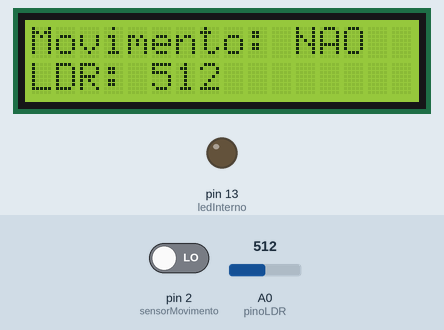
A sketch run on a simulated Arduino Uno, built with avr-gcc and run on an emulated ATmega328P. Parts: 16×2 character LCD, output pins drawn as LEDs (lit = HIGH). Inputs (shaded band) come from the test bench; at power-on: pin 2 (sensorMovimento) LOW, A0 (pinoLDR) = 512. What the sketch prints to the serial monitor is not drawn.

Above: at 4.7 s.
4.8 s: pin 2 (sensorMovimento) driven HIGH
At 5.7 s:
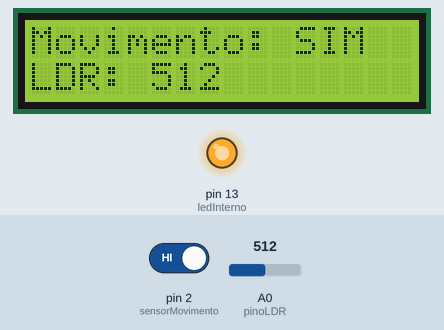
6.4 s: A0 (pinoLDR) set to 716
At 7.0 s:
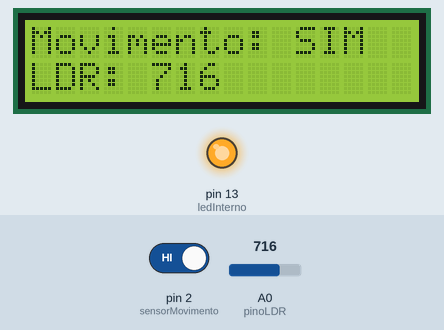
7.9 s: A0 (pinoLDR) set to 11
At 8.4 s:
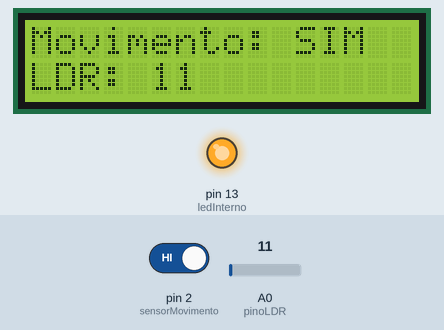
9.4 s: A0 (pinoLDR) set to 8
At 10.5 s:
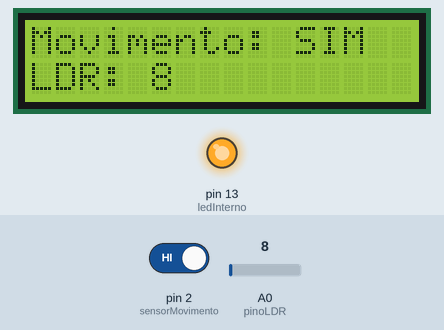
11.0 s: pin 2 (sensorMovimento) driven LOW
At 12.0 s:
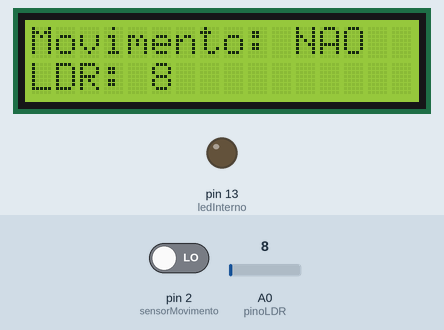
12.6 s: A0 (pinoLDR) set to 89
At 13.4 s:
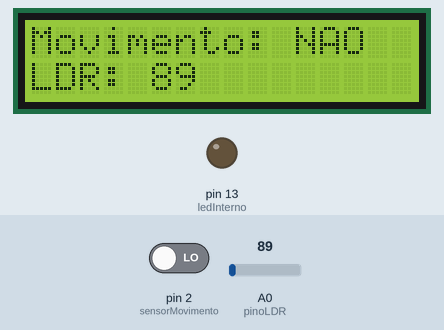
14.1 s: A0 (pinoLDR) set to 106
Timing chart, 0 to 16.6 s (numbered marks = the images above; inputs shaded):
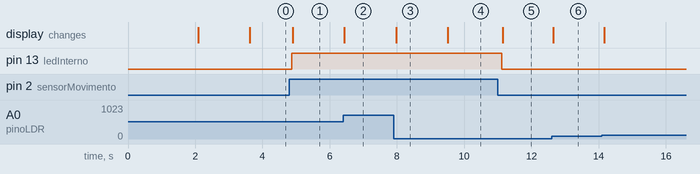

The sketch:

PROJETO.ino
```cpp
#include <Wire.h>
#include <LiquidCrystal_I2C.h>

LiquidCrystal_I2C lcd(0x27, 16, 2); // Endereço LCD I2C

const int sensorMovimento = 2;
const int pinoLDR = A0;
const int ledInterno = 13;

void setup() {
  pinMode(sensorMovimento, INPUT);
  pinMode(ledInterno, OUTPUT);

  lcd.init();
  lcd.backlight();
  lcd.setCursor(0, 0);
  lcd.print("Inicializando...");
  delay(2000);
  lcd.clear();

  Serial.begin(9600);

  lcd.setCursor(0, 0);
  lcd.print("Sistema Pronto");
  delay(1500);
  lcd.clear();
}

void loop() {
  unsigned long tempo = millis();

  // Leitura dos sensores
  int movimento = digitalRead(sensorMovimento);
  int valorLDR = analogRead(pinoLDR);

  // Atualiza o LED
  digitalWrite(ledInterno, movimento);

  // Atualiza LCD
  lcd.setCursor(0, 0);
  lcd.print("Movimento: ");
  lcd.print(movimento == HIGH ? "SIM " : "NAO");

  lcd.setCursor(0, 1);
  lcd.print("LDR: ");
  lcd.print(valorLDR);
  lcd.print("     "); // limpa excesso à direita

  // Mostra no Serial Monitor
  Serial.print("Tempo(ms): ");
  Serial.print(tempo);
  Serial.print(" | Movimento: ");
  Serial.print(movimento);
  Serial.print(" | LDR: ");
  Serial.println(valorLDR);

  delay(100); // intervalo de amostragem
}
```

Measured:
- after the input at 4.8 s, pin 13 (ledInterno): LOW → HIGH after 0.07 s; the display: changes after 0.10 s (image 1)
- after the input at 6.4 s, the display: changes at once (image 2)
- after the input at 7.9 s, the display: changes after 0.08 s (image 3)
- after the input at 9.4 s, the display: changes after 0.11 s (image 4)
- after the input at 11.0 s, pin 13 (ledInterno): HIGH → LOW after 0.12 s; the display: changes after 0.15 s (image 5)
- after the input at 12.6 s, the display: changes after 0.05 s (image 6)
